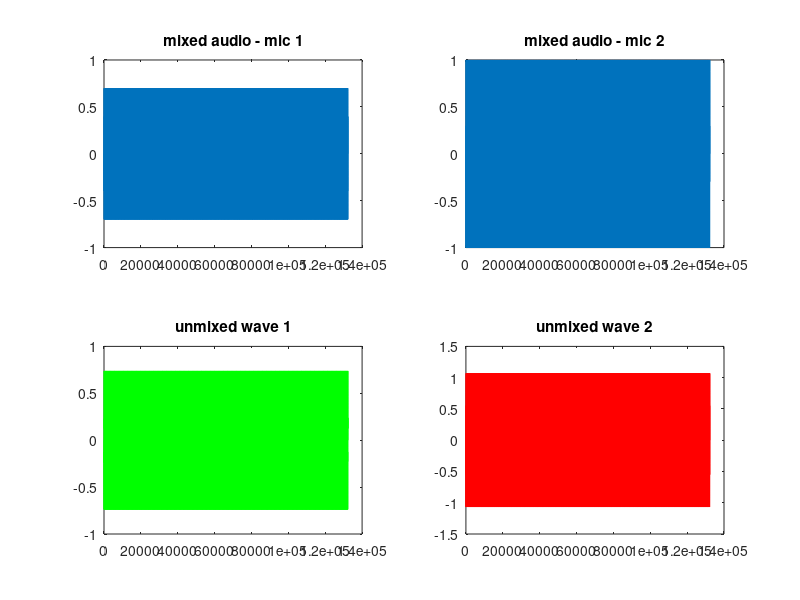
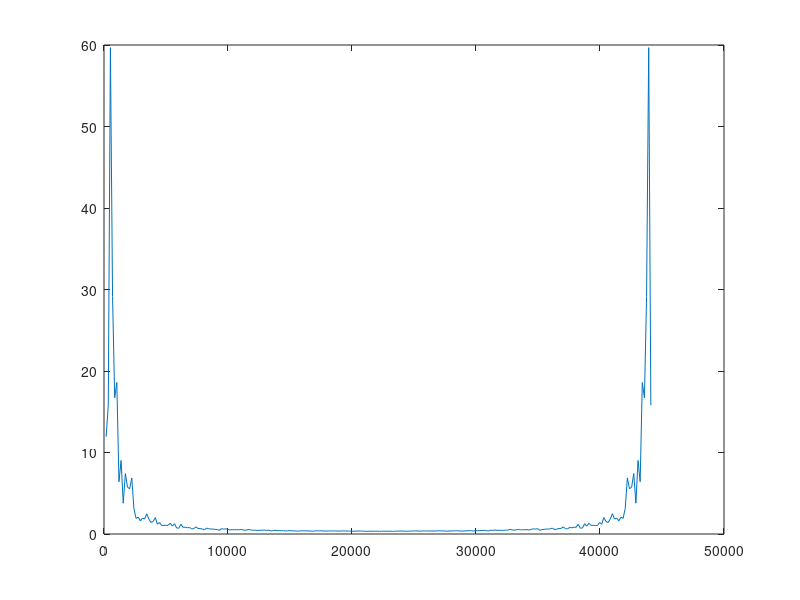
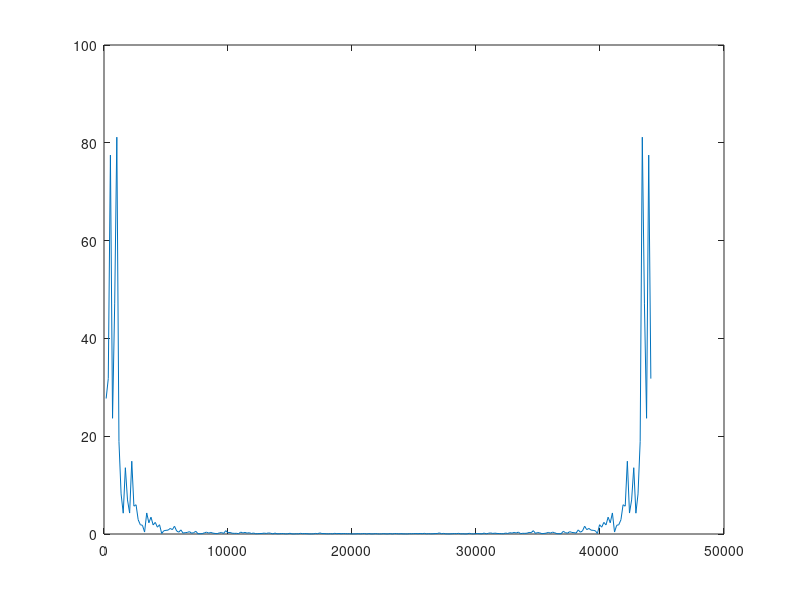

MATLAB code to generate these figures, in order:
close all;
clear all;
clc;

%----------Mixing the 2 signals-----------------
t=0:1/44100:3;
s1=sin(2*pi*(400)*t);
s2=sin(2*pi*(800)*t);
mix_matrix=randn(2,2);
x1=mix_matrix(1,1)*s1+mix_matrix(1,2)*s2;
x2=mix_matrix(2,1)*s1+mix_matrix(2,2)*s2;
audiowrite('mix1.wav',x1,44100);
audiowrite('mix2.wav',x2,44100);

%------------Extracting the mixed signals--------------
[x1, Fs1] = audioread('mix1.wav');
[x2, Fs2] = audioread('mix2.wav');

xx = [x1, x2]';
yy = sqrtm(inv(cov(xx')))*(xx-repmat(mean(xx,2),1,size(xx,2)));
[W,s,v] = svd((repmat(sum(yy.*yy,1),size(yy,1),1).*yy)*yy');

a = W*xx; %W is unmixing matrix
subplot(2,2,1); plot(x1); title('mixed audio - mic 1');
subplot(2,2,2); plot(x2); title('mixed audio - mic 2');
subplot(2,2,3); plot(a(1,:), 'g'); title('unmixed wave 1');
subplot(2,2,4); plot(a(2,:),'r'); title('unmixed wave 2');
k=1:1:256;
iota=(2*pi*k)/256;
f=(iota*Fs1)/(2*pi);
figure(2);plot(f,abs(fft(a(1,:),256)));
figure(3);plot(f,abs(fft(a(2,:),256)));

audiowrite('unmixed1.wav', a(1,:), Fs1);
audiowrite('unmixed2.wav', a(2,:), Fs1);